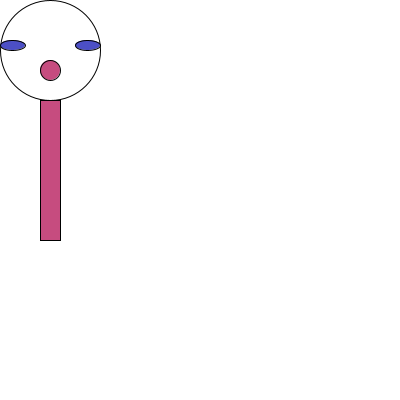
Frame 1 (no input)
Frame 60 (the mouse pressed at the canvas centre just before this capture): identical to frame 1, image omitted
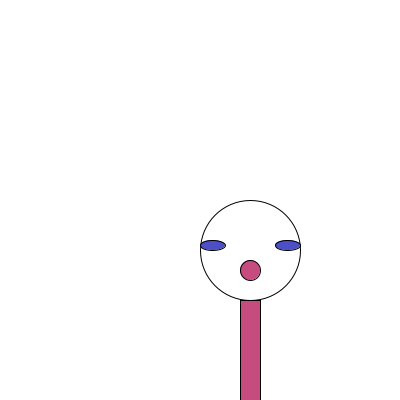
Frame 120 (the mouse held since frame 60 and released just before this capture)

The Processing sketch that drew these frames (run headless with seeded random() and noise(); from frame 60 on, the mouse is pressed at the canvas centre):

// Processing sketch: processing_40996
// ── processing_40996.pde

void setup() {
  size(400, 400);
}

void draw() {
  background(255);
  ellipseMode(CORNER);
  fill(255, 255, 255);
  ellipse(mouseX, mouseY, 100, 100);
  fill(76, 79, 198);
  ellipse(mouseX, mouseY+40, 25, 10);
  ellipse(mouseX+75, mouseY+40, 25, 10);
  fill(#C64C7F);
  ellipse(mouseX+40, mouseY+60, 20, 20);
  rect(mouseX+40, mouseY+100, 20, 140);
}
